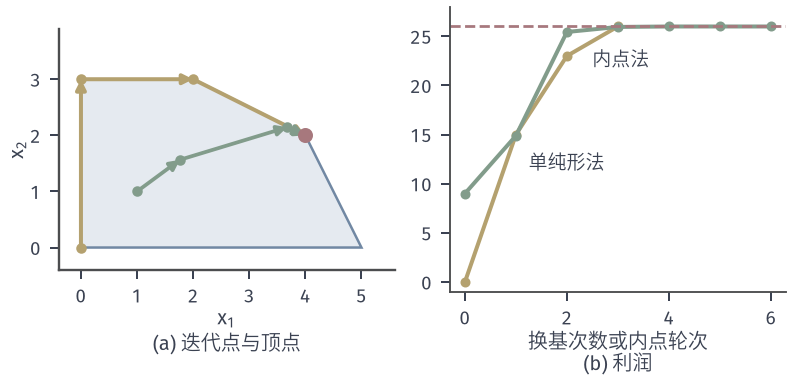

Write the Python code that produced this figure.
from pathlib import Path
import sys
ROOT = next(p for p in Path(__file__).resolve().parents if (p/"build.sh").is_file() and (p/"tex/book.tex").is_file())
sys.path.insert(0, str(ROOT/"figures/05-optimization/01-linear-programming/matplotlib/lpipm-common"))
from ipm_plot import *
OUT = Path(__file__).resolve().parent

# Factory LP: predictor-corrector iterates against simplex pivots.
x0 = np.array([1., 1., 5., 7., 2.]); y0 = -3. * np.ones(3); s0 = C_FAC - A_FAC.T @ y0
h = predictor_corrector(A_FAC, B_FAC, C_FAC, x0, y0, s0, eta=.99, tol=1e-6)
fig, (a, b) = figure(width_mm=112, height_mm=54, ncols=2)
xlim, ylim = (-.4, 5.6), (-.4, 3.9)
A, rb = with_sign(RES_A, RES_B); V = polygon(A, rb); draw_region(a, V)
route = [(0, 0), (0, 3), (2, 3), (4, 2)]
path(a, np.array(route), color=YELLOW, lw=1.6, ms=3.2)
path(a, np.array([r['x'][:2] for r in h[:5]]), color=GREEN, lw=1.5, ms=3.2)
opt_point(a, (4, 2)); setup(a, xlim, ylim, range(0, 6), range(0, 4)); xlab(a, '$x_1$', '(a) 迭代点与顶点')
a.set_aspect('equal')
sp = [0, 15, 23, 26]
b.plot(range(4), sp, color=YELLOW, lw=1.6, marker='o', ms=3)
b.plot([r['t'] for r in h], [-C_FAC @ r['x'] for r in h], color=GREEN, lw=1.6, marker='o', ms=3)
b.axhline(26, color=RED, lw=1.1, ls='--')
b.text(1.25, 11.5, '单纯形法', fontsize=7.5); b.text(2.5, 22, '内点法', fontsize=7.5)
b.set_xlabel('换基次数或内点轮次\n(b) 利润', labelpad=1); b.set_ylim(-1, 28)
save(fig, OUT, 'figure', {'rounds': len(h) - 1, 'iterates': [r['x'].tolist() for r in h], 'objective': [float(-C_FAC @ r['x']) for r in h], 'gaps': [float(r['x'] @ r['s']) for r in h]})
print(len(h) - 1, [round(float(-C_FAC @ r['x']), 3) for r in h], [float(r['x'] @ r['s']) for r in h])
